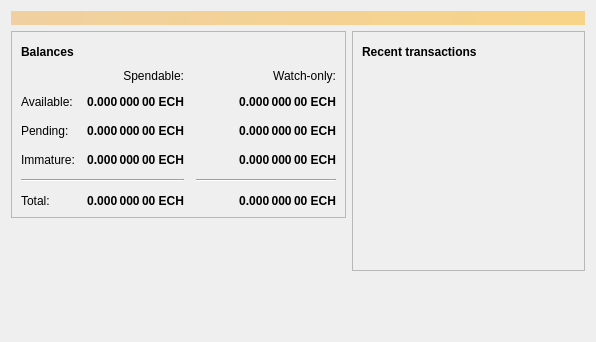
<?xml version="1.0" encoding="UTF-8"?>
<ui version="4.0">
 <class>OverviewPage</class>
 <widget class="QWidget" name="OverviewPage">
  <property name="geometry">
   <rect>
    <x>0</x>
    <y>0</y>
    <width>596</width>
    <height>342</height>
   </rect>
  </property>
  <property name="windowTitle">
   <string>Form</string>
  </property>
  <layout class="QVBoxLayout" name="topLayout">
   <item>
    <widget class="QLabel" name="labelAlerts">
     <property name="visible">
      <bool>false</bool>
     </property>
     <property name="styleSheet">
      <string notr="true">QLabel { background-color: qlineargradient(x1: 0, y1: 0, x2: 1, y2: 0, stop:0 #F0D0A0, stop:1 #F8D488); color:#000000; }</string>
     </property>
     <property name="wordWrap">
      <bool>true</bool>
     </property>
     <property name="margin">
      <number>3</number>
     </property>
     <property name="textInteractionFlags">
      <set>Qt::TextSelectableByMouse</set>
     </property>
    </widget>
   </item>
   <item>
    <layout class="QHBoxLayout" name="horizontalLayout" stretch="1,1">
     <item>
      <layout class="QVBoxLayout" name="verticalLayout_2">
       <item>
        <widget class="QFrame" name="frame">
         <property name="frameShape">
          <enum>QFrame::StyledPanel</enum>
         </property>
         <property name="frameShadow">
          <enum>QFrame::Raised</enum>
         </property>
         <layout class="QVBoxLayout" name="verticalLayout_4">
          <item>
           <layout class="QHBoxLayout" name="horizontalLayout_4">
            <item>
             <widget class="QLabel" name="label_5">
              <property name="font">
               <font>
                <weight>75</weight>
                <bold>true</bold>
               </font>
              </property>
              <property name="text">
               <string>Balances</string>
              </property>
             </widget>
            </item>
            <item>
             <widget class="QPushButton" name="labelWalletStatus">
              <property name="enabled">
               <bool>true</bool>
              </property>
              <property name="maximumSize">
               <size>
                <width>30</width>
                <height>16777215</height>
               </size>
              </property>
              <property name="toolTip">
               <string>The displayed information may be out of date. Your wallet automatically synchronizes with the EarthcoinCash network after a connection is established, but this process has not completed yet.</string>
              </property>
              <property name="text">
               <string/>
              </property>
              <property name="icon">
               <iconset resource="../bitcoin.qrc">
                <normaloff>:/icons/warning</normaloff>
                <disabledoff>:/icons/warning</disabledoff>:/icons/warning</iconset>
              </property>
              <property name="iconSize">
               <size>
                <width>24</width>
                <height>24</height>
               </size>
              </property>
              <property name="flat">
               <bool>true</bool>
              </property>
             </widget>
            </item>
            <item>
             <spacer name="horizontalSpacer_3">
              <property name="orientation">
               <enum>Qt::Horizontal</enum>
              </property>
              <property name="sizeHint" stdset="0">
               <size>
                <width>40</width>
                <height>20</height>
               </size>
              </property>
             </spacer>
            </item>
           </layout>
          </item>
          <item>
           <layout class="QGridLayout" name="gridLayout">
            <property name="spacing">
             <number>12</number>
            </property>
            <item row="2" column="2">
             <widget class="QLabel" name="labelWatchPending">
              <property name="font">
               <font>
                <weight>75</weight>
                <bold>true</bold>
               </font>
              </property>
              <property name="cursor">
               <cursorShape>IBeamCursor</cursorShape>
              </property>
              <property name="toolTip">
               <string>Unconfirmed transactions to watch-only addresses</string>
              </property>
              <property name="text">
               <string notr="true">0.000 000 00 ECH</string>
              </property>
              <property name="alignment">
               <set>Qt::AlignRight|Qt::AlignTrailing|Qt::AlignVCenter</set>
              </property>
              <property name="textInteractionFlags">
               <set>Qt::LinksAccessibleByMouse|Qt::TextSelectableByKeyboard|Qt::TextSelectableByMouse</set>
              </property>
             </widget>
            </item>
            <item row="2" column="1">
             <widget class="QLabel" name="labelUnconfirmed">
              <property name="font">
               <font>
                <weight>75</weight>
                <bold>true</bold>
               </font>
              </property>
              <property name="cursor">
               <cursorShape>IBeamCursor</cursorShape>
              </property>
              <property name="toolTip">
               <string>Total of transactions that have yet to be confirmed, and do not yet count toward the spendable balance</string>
              </property>
              <property name="text">
               <string notr="true">0.000 000 00 ECH</string>
              </property>
              <property name="alignment">
               <set>Qt::AlignRight|Qt::AlignTrailing|Qt::AlignVCenter</set>
              </property>
              <property name="textInteractionFlags">
               <set>Qt::LinksAccessibleByMouse|Qt::TextSelectableByKeyboard|Qt::TextSelectableByMouse</set>
              </property>
             </widget>
            </item>
            <item row="3" column="2">
             <widget class="QLabel" name="labelWatchImmature">
              <property name="font">
               <font>
                <weight>75</weight>
                <bold>true</bold>
               </font>
              </property>
              <property name="cursor">
               <cursorShape>IBeamCursor</cursorShape>
              </property>
              <property name="toolTip">
               <string>Mined balance in watch-only addresses that has not yet matured</string>
              </property>
              <property name="text">
               <string notr="true">0.000 000 00 ECH</string>
              </property>
              <property name="alignment">
               <set>Qt::AlignRight|Qt::AlignTrailing|Qt::AlignVCenter</set>
              </property>
              <property name="textInteractionFlags">
               <set>Qt::LinksAccessibleByMouse|Qt::TextSelectableByKeyboard|Qt::TextSelectableByMouse</set>
              </property>
             </widget>
            </item>
            <item row="4" column="0" colspan="2">
             <widget class="Line" name="line">
              <property name="orientation">
               <enum>Qt::Horizontal</enum>
              </property>
             </widget>
            </item>
            <item row="4" column="2">
             <widget class="Line" name="lineWatchBalance">
              <property name="sizePolicy">
               <sizepolicy hsizetype="Preferred" vsizetype="Fixed">
                <horstretch>0</horstretch>
                <verstretch>0</verstretch>
               </sizepolicy>
              </property>
              <property name="minimumSize">
               <size>
                <width>140</width>
                <height>0</height>
               </size>
              </property>
              <property name="orientation">
               <enum>Qt::Horizontal</enum>
              </property>
             </widget>
            </item>
            <item row="5" column="0">
             <widget class="QLabel" name="labelTotalText">
              <property name="text">
               <string>Total:</string>
              </property>
             </widget>
            </item>
            <item row="3" column="1">
             <widget class="QLabel" name="labelImmature">
              <property name="font">
               <font>
                <weight>75</weight>
                <bold>true</bold>
               </font>
              </property>
              <property name="cursor">
               <cursorShape>IBeamCursor</cursorShape>
              </property>
              <property name="toolTip">
               <string>Mined balance that has not yet matured</string>
              </property>
              <property name="text">
               <string notr="true">0.000 000 00 ECH</string>
              </property>
              <property name="alignment">
               <set>Qt::AlignRight|Qt::AlignTrailing|Qt::AlignVCenter</set>
              </property>
              <property name="textInteractionFlags">
               <set>Qt::LinksAccessibleByMouse|Qt::TextSelectableByKeyboard|Qt::TextSelectableByMouse</set>
              </property>
             </widget>
            </item>
            <item row="2" column="3">
             <spacer name="horizontalSpacer_2">
              <property name="orientation">
               <enum>Qt::Horizontal</enum>
              </property>
              <property name="sizeHint" stdset="0">
               <size>
                <width>40</width>
                <height>20</height>
               </size>
              </property>
             </spacer>
            </item>
            <item row="3" column="0">
             <widget class="QLabel" name="labelImmatureText">
              <property name="text">
               <string>Immature:</string>
              </property>
             </widget>
            </item>
            <item row="5" column="1">
             <widget class="QLabel" name="labelTotal">
              <property name="font">
               <font>
                <weight>75</weight>
                <bold>true</bold>
               </font>
              </property>
              <property name="cursor">
               <cursorShape>IBeamCursor</cursorShape>
              </property>
              <property name="toolTip">
               <string>Your current total balance</string>
              </property>
              <property name="text">
               <string notr="true">0.000 000 00 ECH</string>
              </property>
              <property name="alignment">
               <set>Qt::AlignRight|Qt::AlignTrailing|Qt::AlignVCenter</set>
              </property>
              <property name="textInteractionFlags">
               <set>Qt::LinksAccessibleByMouse|Qt::TextSelectableByKeyboard|Qt::TextSelectableByMouse</set>
              </property>
             </widget>
            </item>
            <item row="5" column="2">
             <widget class="QLabel" name="labelWatchTotal">
              <property name="font">
               <font>
                <weight>75</weight>
                <bold>true</bold>
               </font>
              </property>
              <property name="cursor">
               <cursorShape>IBeamCursor</cursorShape>
              </property>
              <property name="toolTip">
               <string>Current total balance in watch-only addresses</string>
              </property>
              <property name="text">
               <string notr="true">0.000 000 00 ECH</string>
              </property>
              <property name="alignment">
               <set>Qt::AlignRight|Qt::AlignTrailing|Qt::AlignVCenter</set>
              </property>
              <property name="textInteractionFlags">
               <set>Qt::LinksAccessibleByMouse|Qt::TextSelectableByKeyboard|Qt::TextSelectableByMouse</set>
              </property>
             </widget>
            </item>
            <item row="0" column="2">
             <widget class="QLabel" name="labelWatchonly">
              <property name="text">
               <string>Watch-only:</string>
              </property>
              <property name="alignment">
               <set>Qt::AlignRight|Qt::AlignTrailing|Qt::AlignVCenter</set>
              </property>
             </widget>
            </item>
            <item row="1" column="0">
             <widget class="QLabel" name="labelBalanceText">
              <property name="text">
               <string>Available:</string>
              </property>
             </widget>
            </item>
            <item row="1" column="1">
             <widget class="QLabel" name="labelBalance">
              <property name="font">
               <font>
                <weight>75</weight>
                <bold>true</bold>
               </font>
              </property>
              <property name="cursor">
               <cursorShape>IBeamCursor</cursorShape>
              </property>
              <property name="toolTip">
               <string>Your current spendable balance</string>
              </property>
              <property name="text">
               <string notr="true">0.000 000 00 ECH</string>
              </property>
              <property name="alignment">
               <set>Qt::AlignRight|Qt::AlignTrailing|Qt::AlignVCenter</set>
              </property>
              <property name="textInteractionFlags">
               <set>Qt::LinksAccessibleByMouse|Qt::TextSelectableByKeyboard|Qt::TextSelectableByMouse</set>
              </property>
             </widget>
            </item>
            <item row="1" column="2">
             <widget class="QLabel" name="labelWatchAvailable">
              <property name="font">
               <font>
                <weight>75</weight>
                <bold>true</bold>
               </font>
              </property>
              <property name="cursor">
               <cursorShape>IBeamCursor</cursorShape>
              </property>
              <property name="toolTip">
               <string>Your current balance in watch-only addresses</string>
              </property>
              <property name="text">
               <string notr="true">0.000 000 00 ECH</string>
              </property>
              <property name="alignment">
               <set>Qt::AlignRight|Qt::AlignTrailing|Qt::AlignVCenter</set>
              </property>
              <property name="textInteractionFlags">
               <set>Qt::LinksAccessibleByMouse|Qt::TextSelectableByKeyboard|Qt::TextSelectableByMouse</set>
              </property>
             </widget>
            </item>
            <item row="2" column="0">
             <widget class="QLabel" name="labelPendingText">
              <property name="text">
               <string>Pending:</string>
              </property>
             </widget>
            </item>
            <item row="0" column="1">
             <widget class="QLabel" name="labelSpendable">
              <property name="text">
               <string>Spendable:</string>
              </property>
              <property name="alignment">
               <set>Qt::AlignRight|Qt::AlignTrailing|Qt::AlignVCenter</set>
              </property>
             </widget>
            </item>
           </layout>
          </item>
         </layout>
        </widget>
       </item>
       <item>
        <spacer name="verticalSpacer">
         <property name="orientation">
          <enum>Qt::Vertical</enum>
         </property>
         <property name="sizeHint" stdset="0">
          <size>
           <width>20</width>
           <height>40</height>
          </size>
         </property>
        </spacer>
       </item>
      </layout>
     </item>
     <item>
      <layout class="QVBoxLayout" name="verticalLayout_3">
       <item>
        <widget class="QFrame" name="frame_2">
         <property name="frameShape">
          <enum>QFrame::StyledPanel</enum>
         </property>
         <property name="frameShadow">
          <enum>QFrame::Raised</enum>
         </property>
         <layout class="QVBoxLayout" name="verticalLayout">
          <item>
           <layout class="QHBoxLayout" name="horizontalLayout_2">
            <item>
             <widget class="QLabel" name="label_4">
              <property name="font">
               <font>
                <weight>75</weight>
                <bold>true</bold>
               </font>
              </property>
              <property name="text">
               <string>Recent transactions</string>
              </property>
             </widget>
            </item>
            <item>
             <widget class="QPushButton" name="labelTransactionsStatus">
              <property name="enabled">
               <bool>true</bool>
              </property>
              <property name="maximumSize">
               <size>
                <width>30</width>
                <height>16777215</height>
               </size>
              </property>
              <property name="toolTip">
               <string>The displayed information may be out of date. Your wallet automatically synchronizes with the EarthcoinCash network after a connection is established, but this process has not completed yet.</string>
              </property>
              <property name="text">
               <string/>
              </property>
              <property name="icon">
               <iconset resource="../bitcoin.qrc">
                <normaloff>:/icons/warning</normaloff>
                <disabledoff>:/icons/warning</disabledoff>:/icons/warning</iconset>
              </property>
              <property name="iconSize">
               <size>
                <width>24</width>
                <height>24</height>
               </size>
              </property>
              <property name="flat">
               <bool>true</bool>
              </property>
             </widget>
            </item>
            <item>
             <spacer name="horizontalSpacer">
              <property name="orientation">
               <enum>Qt::Horizontal</enum>
              </property>
              <property name="sizeHint" stdset="0">
               <size>
                <width>40</width>
                <height>20</height>
               </size>
              </property>
             </spacer>
            </item>
           </layout>
          </item>
          <item>
           <widget class="QListView" name="listTransactions">
            <property name="styleSheet">
             <string notr="true">QListView { background: transparent; }</string>
            </property>
            <property name="frameShape">
             <enum>QFrame::NoFrame</enum>
            </property>
            <property name="verticalScrollBarPolicy">
             <enum>Qt::ScrollBarAlwaysOff</enum>
            </property>
            <property name="horizontalScrollBarPolicy">
             <enum>Qt::ScrollBarAlwaysOff</enum>
            </property>
            <property name="selectionMode">
             <enum>QAbstractItemView::NoSelection</enum>
            </property>
           </widget>
          </item>
         </layout>
        </widget>
       </item>
       <item>
        <spacer name="verticalSpacer_2">
         <property name="orientation">
          <enum>Qt::Vertical</enum>
         </property>
         <property name="sizeHint" stdset="0">
          <size>
           <width>20</width>
           <height>40</height>
          </size>
         </property>
        </spacer>
       </item>
      </layout>
     </item>
    </layout>
   </item>
  </layout>
 </widget>
 <resources/>
 <connections/>
</ui>
